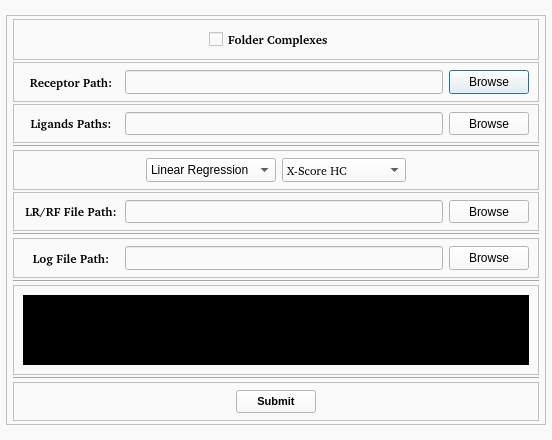
<?xml version="1.0" encoding="UTF-8"?>
<ui version="4.0">
 <class>VSWindow</class>
 <widget class="QDialog" name="VSWindow">
  <property name="geometry">
   <rect>
    <x>0</x>
    <y>0</y>
    <width>552</width>
    <height>440</height>
   </rect>
  </property>
  <property name="sizePolicy">
   <sizepolicy hsizetype="Fixed" vsizetype="Fixed">
    <horstretch>0</horstretch>
    <verstretch>0</verstretch>
   </sizepolicy>
  </property>
  <property name="minimumSize">
   <size>
    <width>552</width>
    <height>440</height>
   </size>
  </property>
  <property name="maximumSize">
   <size>
    <width>552</width>
    <height>440</height>
   </size>
  </property>
  <property name="windowTitle">
   <string>Dialog</string>
  </property>
  <property name="styleSheet">
   <string notr="true">background-color: rgb(250, 250, 250);</string>
  </property>
  <layout class="QVBoxLayout" name="verticalLayout_2">
   <property name="leftMargin">
    <number>6</number>
   </property>
   <property name="topMargin">
    <number>3</number>
   </property>
   <property name="rightMargin">
    <number>6</number>
   </property>
   <property name="bottomMargin">
    <number>3</number>
   </property>
   <item>
    <widget class="QFrame" name="frame_5">
     <property name="sizePolicy">
      <sizepolicy hsizetype="Expanding" vsizetype="Expanding">
       <horstretch>0</horstretch>
       <verstretch>0</verstretch>
      </sizepolicy>
     </property>
     <property name="minimumSize">
      <size>
       <width>540</width>
       <height>410</height>
      </size>
     </property>
     <property name="maximumSize">
      <size>
       <width>540</width>
       <height>410</height>
      </size>
     </property>
     <property name="styleSheet">
      <string notr="true">background-color: rgb(250, 250, 250);</string>
     </property>
     <property name="frameShape">
      <enum>QFrame::StyledPanel</enum>
     </property>
     <property name="frameShadow">
      <enum>QFrame::Raised</enum>
     </property>
     <layout class="QVBoxLayout" name="verticalLayout_4">
      <property name="spacing">
       <number>2</number>
      </property>
      <property name="leftMargin">
       <number>6</number>
      </property>
      <property name="topMargin">
       <number>3</number>
      </property>
      <property name="rightMargin">
       <number>6</number>
      </property>
      <property name="bottomMargin">
       <number>3</number>
      </property>
      <item>
       <widget class="QFrame" name="frame_2">
        <property name="sizePolicy">
         <sizepolicy hsizetype="Expanding" vsizetype="Expanding">
          <horstretch>0</horstretch>
          <verstretch>1</verstretch>
         </sizepolicy>
        </property>
        <property name="frameShape">
         <enum>QFrame::StyledPanel</enum>
        </property>
        <property name="frameShadow">
         <enum>QFrame::Raised</enum>
        </property>
        <layout class="QHBoxLayout" name="horizontalLayout_4">
         <item>
          <widget class="QCheckBox" name="folderCheckBox">
           <property name="sizePolicy">
            <sizepolicy hsizetype="Expanding" vsizetype="Expanding">
             <horstretch>0</horstretch>
             <verstretch>0</verstretch>
            </sizepolicy>
           </property>
           <property name="minimumSize">
            <size>
             <width>134</width>
             <height>0</height>
            </size>
           </property>
           <property name="maximumSize">
            <size>
             <width>134</width>
             <height>16777215</height>
            </size>
           </property>
           <property name="font">
            <font>
             <family>&quot;MS Shell Dlg 2&quot;</family>
             <pointsize>9</pointsize>
             <weight>75</weight>
             <italic>false</italic>
             <bold>true</bold>
            </font>
           </property>
           <property name="styleSheet">
            <string notr="true"/>
           </property>
           <property name="text">
            <string>Folder Complexes</string>
           </property>
          </widget>
         </item>
        </layout>
       </widget>
      </item>
      <item>
       <widget class="QFrame" name="frame_14">
        <property name="sizePolicy">
         <sizepolicy hsizetype="Expanding" vsizetype="Expanding">
          <horstretch>0</horstretch>
          <verstretch>2</verstretch>
         </sizepolicy>
        </property>
        <property name="frameShape">
         <enum>QFrame::StyledPanel</enum>
        </property>
        <property name="frameShadow">
         <enum>QFrame::Raised</enum>
        </property>
        <layout class="QHBoxLayout" name="horizontalLayout_12">
         <property name="leftMargin">
          <number>9</number>
         </property>
         <property name="topMargin">
          <number>7</number>
         </property>
         <property name="bottomMargin">
          <number>7</number>
         </property>
         <item>
          <widget class="QLabel" name="recLabel">
           <property name="sizePolicy">
            <sizepolicy hsizetype="Expanding" vsizetype="Expanding">
             <horstretch>3</horstretch>
             <verstretch>0</verstretch>
            </sizepolicy>
           </property>
           <property name="font">
            <font>
             <family>&quot;MS Shell Dlg 2&quot;</family>
             <pointsize>9</pointsize>
             <weight>75</weight>
             <italic>false</italic>
             <bold>true</bold>
            </font>
           </property>
           <property name="styleSheet">
            <string notr="true"/>
           </property>
           <property name="text">
            <string>Receptor Path:</string>
           </property>
           <property name="alignment">
            <set>Qt::AlignCenter</set>
           </property>
          </widget>
         </item>
         <item>
          <widget class="QLineEdit" name="recLineEdit">
           <property name="sizePolicy">
            <sizepolicy hsizetype="Expanding" vsizetype="Expanding">
             <horstretch>10</horstretch>
             <verstretch>0</verstretch>
            </sizepolicy>
           </property>
           <property name="styleSheet">
            <string notr="true"/>
           </property>
          </widget>
         </item>
         <item>
          <widget class="QPushButton" name="recPushButton">
           <property name="sizePolicy">
            <sizepolicy hsizetype="Expanding" vsizetype="Expanding">
             <horstretch>2</horstretch>
             <verstretch>0</verstretch>
            </sizepolicy>
           </property>
           <property name="styleSheet">
            <string notr="true"/>
           </property>
           <property name="text">
            <string>Browse</string>
           </property>
          </widget>
         </item>
        </layout>
       </widget>
      </item>
      <item>
       <widget class="QFrame" name="frame_13">
        <property name="sizePolicy">
         <sizepolicy hsizetype="Expanding" vsizetype="Expanding">
          <horstretch>0</horstretch>
          <verstretch>2</verstretch>
         </sizepolicy>
        </property>
        <property name="frameShape">
         <enum>QFrame::StyledPanel</enum>
        </property>
        <property name="frameShadow">
         <enum>QFrame::Raised</enum>
        </property>
        <layout class="QHBoxLayout" name="horizontalLayout">
         <property name="topMargin">
          <number>7</number>
         </property>
         <property name="bottomMargin">
          <number>7</number>
         </property>
         <item>
          <widget class="QLabel" name="ligLabel">
           <property name="sizePolicy">
            <sizepolicy hsizetype="Expanding" vsizetype="Expanding">
             <horstretch>3</horstretch>
             <verstretch>0</verstretch>
            </sizepolicy>
           </property>
           <property name="font">
            <font>
             <family>&quot;MS Shell Dlg 2&quot;</family>
             <pointsize>9</pointsize>
             <weight>75</weight>
             <italic>false</italic>
             <bold>true</bold>
            </font>
           </property>
           <property name="styleSheet">
            <string notr="true"/>
           </property>
           <property name="text">
            <string>Ligands Paths:</string>
           </property>
           <property name="alignment">
            <set>Qt::AlignCenter</set>
           </property>
          </widget>
         </item>
         <item>
          <widget class="QLineEdit" name="ligLineEdit">
           <property name="sizePolicy">
            <sizepolicy hsizetype="Expanding" vsizetype="Expanding">
             <horstretch>10</horstretch>
             <verstretch>0</verstretch>
            </sizepolicy>
           </property>
           <property name="styleSheet">
            <string notr="true"/>
           </property>
          </widget>
         </item>
         <item>
          <widget class="QPushButton" name="ligPushButton">
           <property name="sizePolicy">
            <sizepolicy hsizetype="Expanding" vsizetype="Expanding">
             <horstretch>2</horstretch>
             <verstretch>0</verstretch>
            </sizepolicy>
           </property>
           <property name="styleSheet">
            <string notr="true"/>
           </property>
           <property name="text">
            <string>Browse</string>
           </property>
          </widget>
         </item>
        </layout>
       </widget>
      </item>
      <item>
       <widget class="Line" name="line_2">
        <property name="orientation">
         <enum>Qt::Horizontal</enum>
        </property>
       </widget>
      </item>
      <item>
       <widget class="QFrame" name="frame_15">
        <property name="sizePolicy">
         <sizepolicy hsizetype="Expanding" vsizetype="Expanding">
          <horstretch>0</horstretch>
          <verstretch>2</verstretch>
         </sizepolicy>
        </property>
        <property name="frameShape">
         <enum>QFrame::StyledPanel</enum>
        </property>
        <property name="frameShadow">
         <enum>QFrame::Raised</enum>
        </property>
        <layout class="QHBoxLayout" name="horizontalLayout_2">
         <property name="topMargin">
          <number>7</number>
         </property>
         <property name="bottomMargin">
          <number>7</number>
         </property>
         <item>
          <spacer name="horizontalSpacer">
           <property name="orientation">
            <enum>Qt::Horizontal</enum>
           </property>
           <property name="sizeHint" stdset="0">
            <size>
             <width>40</width>
             <height>20</height>
            </size>
           </property>
          </spacer>
         </item>
         <item>
          <widget class="QComboBox" name="typeComboBox">
           <property name="sizePolicy">
            <sizepolicy hsizetype="Expanding" vsizetype="Expanding">
             <horstretch>0</horstretch>
             <verstretch>0</verstretch>
            </sizepolicy>
           </property>
           <property name="styleSheet">
            <string notr="true"/>
           </property>
           <item>
            <property name="text">
             <string>Linear Regression</string>
            </property>
           </item>
           <item>
            <property name="text">
             <string>Random Forest</string>
            </property>
           </item>
          </widget>
         </item>
         <item>
          <widget class="QComboBox" name="sfTypeComboBox">
           <property name="sizePolicy">
            <sizepolicy hsizetype="Expanding" vsizetype="Expanding">
             <horstretch>0</horstretch>
             <verstretch>0</verstretch>
            </sizepolicy>
           </property>
           <property name="font">
            <font>
             <family>&quot;MS Shell Dlg 2&quot;</family>
             <pointsize>9</pointsize>
             <weight>50</weight>
             <italic>false</italic>
             <bold>false</bold>
            </font>
           </property>
           <property name="styleSheet">
            <string notr="true"/>
           </property>
           <property name="currentIndex">
            <number>0</number>
           </property>
           <item>
            <property name="text">
             <string>X-Score HC</string>
            </property>
           </item>
           <item>
            <property name="text">
             <string>VINA</string>
            </property>
           </item>
           <item>
            <property name="text">
             <string>VINA-Halogen</string>
            </property>
           </item>
           <item>
            <property name="text">
             <string>AutoDock</string>
            </property>
           </item>
          </widget>
         </item>
         <item>
          <spacer name="horizontalSpacer_2">
           <property name="orientation">
            <enum>Qt::Horizontal</enum>
           </property>
           <property name="sizeHint" stdset="0">
            <size>
             <width>40</width>
             <height>20</height>
            </size>
           </property>
          </spacer>
         </item>
        </layout>
       </widget>
      </item>
      <item>
       <widget class="QFrame" name="frame_16">
        <property name="sizePolicy">
         <sizepolicy hsizetype="Expanding" vsizetype="Expanding">
          <horstretch>0</horstretch>
          <verstretch>2</verstretch>
         </sizepolicy>
        </property>
        <property name="frameShape">
         <enum>QFrame::StyledPanel</enum>
        </property>
        <property name="frameShadow">
         <enum>QFrame::Raised</enum>
        </property>
        <layout class="QHBoxLayout" name="horizontalLayout_5">
         <property name="topMargin">
          <number>7</number>
         </property>
         <property name="bottomMargin">
          <number>7</number>
         </property>
         <item>
          <widget class="QLabel" name="lrrfLabel">
           <property name="sizePolicy">
            <sizepolicy hsizetype="Expanding" vsizetype="Expanding">
             <horstretch>3</horstretch>
             <verstretch>0</verstretch>
            </sizepolicy>
           </property>
           <property name="font">
            <font>
             <family>&quot;MS Shell Dlg 2&quot;</family>
             <pointsize>9</pointsize>
             <weight>75</weight>
             <italic>false</italic>
             <bold>true</bold>
            </font>
           </property>
           <property name="styleSheet">
            <string notr="true"/>
           </property>
           <property name="text">
            <string>LR/RF File Path:</string>
           </property>
           <property name="alignment">
            <set>Qt::AlignCenter</set>
           </property>
          </widget>
         </item>
         <item>
          <widget class="QLineEdit" name="lrrfLineEdit">
           <property name="sizePolicy">
            <sizepolicy hsizetype="Expanding" vsizetype="Expanding">
             <horstretch>10</horstretch>
             <verstretch>0</verstretch>
            </sizepolicy>
           </property>
           <property name="styleSheet">
            <string notr="true"/>
           </property>
          </widget>
         </item>
         <item>
          <widget class="QPushButton" name="lrrfPushButton">
           <property name="sizePolicy">
            <sizepolicy hsizetype="Expanding" vsizetype="Expanding">
             <horstretch>2</horstretch>
             <verstretch>0</verstretch>
            </sizepolicy>
           </property>
           <property name="styleSheet">
            <string notr="true"/>
           </property>
           <property name="text">
            <string>Browse</string>
           </property>
          </widget>
         </item>
        </layout>
       </widget>
      </item>
      <item>
       <widget class="Line" name="line_4">
        <property name="orientation">
         <enum>Qt::Horizontal</enum>
        </property>
       </widget>
      </item>
      <item>
       <widget class="QFrame" name="frame_3">
        <property name="sizePolicy">
         <sizepolicy hsizetype="Expanding" vsizetype="Expanding">
          <horstretch>0</horstretch>
          <verstretch>2</verstretch>
         </sizepolicy>
        </property>
        <property name="frameShape">
         <enum>QFrame::StyledPanel</enum>
        </property>
        <property name="frameShadow">
         <enum>QFrame::Raised</enum>
        </property>
        <layout class="QHBoxLayout" name="horizontalLayout_7">
         <property name="topMargin">
          <number>7</number>
         </property>
         <property name="bottomMargin">
          <number>7</number>
         </property>
         <item>
          <widget class="QLabel" name="logLabel">
           <property name="sizePolicy">
            <sizepolicy hsizetype="Expanding" vsizetype="Expanding">
             <horstretch>3</horstretch>
             <verstretch>0</verstretch>
            </sizepolicy>
           </property>
           <property name="font">
            <font>
             <family>&quot;MS Shell Dlg 2&quot;</family>
             <pointsize>9</pointsize>
             <weight>75</weight>
             <italic>false</italic>
             <bold>true</bold>
            </font>
           </property>
           <property name="styleSheet">
            <string notr="true"/>
           </property>
           <property name="text">
            <string>Log File Path:</string>
           </property>
           <property name="alignment">
            <set>Qt::AlignCenter</set>
           </property>
          </widget>
         </item>
         <item>
          <widget class="QLineEdit" name="logLineEdit">
           <property name="sizePolicy">
            <sizepolicy hsizetype="Expanding" vsizetype="Expanding">
             <horstretch>10</horstretch>
             <verstretch>0</verstretch>
            </sizepolicy>
           </property>
           <property name="styleSheet">
            <string notr="true"/>
           </property>
          </widget>
         </item>
         <item>
          <widget class="QPushButton" name="logPushButton">
           <property name="sizePolicy">
            <sizepolicy hsizetype="Expanding" vsizetype="Expanding">
             <horstretch>2</horstretch>
             <verstretch>0</verstretch>
            </sizepolicy>
           </property>
           <property name="styleSheet">
            <string notr="true"/>
           </property>
           <property name="text">
            <string>Browse</string>
           </property>
          </widget>
         </item>
        </layout>
       </widget>
      </item>
      <item>
       <widget class="Line" name="line">
        <property name="orientation">
         <enum>Qt::Horizontal</enum>
        </property>
       </widget>
      </item>
      <item>
       <widget class="QFrame" name="frame_17">
        <property name="sizePolicy">
         <sizepolicy hsizetype="Expanding" vsizetype="Expanding">
          <horstretch>0</horstretch>
          <verstretch>4</verstretch>
         </sizepolicy>
        </property>
        <property name="frameShape">
         <enum>QFrame::StyledPanel</enum>
        </property>
        <property name="frameShadow">
         <enum>QFrame::Raised</enum>
        </property>
        <layout class="QHBoxLayout" name="horizontalLayout_6">
         <property name="topMargin">
          <number>9</number>
         </property>
         <property name="bottomMargin">
          <number>9</number>
         </property>
         <item>
          <widget class="QTextEdit" name="scoreLogViewer">
           <property name="styleSheet">
            <string notr="true">background-color: rgb(0, 0, 0);
color: rgb(255, 255, 255);</string>
           </property>
           <property name="horizontalScrollBarPolicy">
            <enum>Qt::ScrollBarAlwaysOff</enum>
           </property>
           <property name="readOnly">
            <bool>true</bool>
           </property>
           <property name="html">
            <string>&lt;!DOCTYPE HTML PUBLIC &quot;-//W3C//DTD HTML 4.0//EN&quot; &quot;http://www.w3.org/TR/REC-html40/strict.dtd&quot;&gt;
&lt;html&gt;&lt;head&gt;&lt;meta name=&quot;qrichtext&quot; content=&quot;1&quot; /&gt;&lt;style type=&quot;text/css&quot;&gt;
p, li { white-space: pre-wrap; }
&lt;/style&gt;&lt;/head&gt;&lt;body style=&quot; font-family:'MS Shell Dlg 2'; font-size:8.25pt; font-weight:400; font-style:normal;&quot;&gt;
&lt;p style=&quot;-qt-paragraph-type:empty; margin-top:0px; margin-bottom:0px; margin-left:0px; margin-right:0px; -qt-block-indent:0; text-indent:0px;&quot;&gt;&lt;br /&gt;&lt;/p&gt;&lt;/body&gt;&lt;/html&gt;</string>
           </property>
          </widget>
         </item>
        </layout>
       </widget>
      </item>
      <item>
       <widget class="Line" name="line_5">
        <property name="orientation">
         <enum>Qt::Horizontal</enum>
        </property>
       </widget>
      </item>
      <item>
       <widget class="QFrame" name="frame">
        <property name="sizePolicy">
         <sizepolicy hsizetype="Expanding" vsizetype="Expanding">
          <horstretch>0</horstretch>
          <verstretch>2</verstretch>
         </sizepolicy>
        </property>
        <property name="frameShape">
         <enum>QFrame::StyledPanel</enum>
        </property>
        <property name="frameShadow">
         <enum>QFrame::Raised</enum>
        </property>
        <layout class="QHBoxLayout" name="horizontalLayout_3">
         <property name="topMargin">
          <number>7</number>
         </property>
         <property name="bottomMargin">
          <number>7</number>
         </property>
         <item>
          <widget class="QPushButton" name="scoreSubmitButton">
           <property name="sizePolicy">
            <sizepolicy hsizetype="Expanding" vsizetype="Expanding">
             <horstretch>0</horstretch>
             <verstretch>0</verstretch>
            </sizepolicy>
           </property>
           <property name="minimumSize">
            <size>
             <width>80</width>
             <height>0</height>
            </size>
           </property>
           <property name="maximumSize">
            <size>
             <width>80</width>
             <height>16777215</height>
            </size>
           </property>
           <property name="font">
            <font>
             <family>MS Shell Dlg 2</family>
             <pointsize>8</pointsize>
             <weight>75</weight>
             <italic>false</italic>
             <bold>true</bold>
            </font>
           </property>
           <property name="styleSheet">
            <string notr="true"/>
           </property>
           <property name="text">
            <string>Submit</string>
           </property>
          </widget>
         </item>
        </layout>
       </widget>
      </item>
     </layout>
    </widget>
   </item>
  </layout>
 </widget>
 <resources/>
 <connections/>
</ui>
